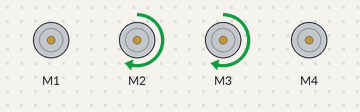
This sketch was run on a simulated Arduino Uno, built with avr-gcc and run on an emulated ATmega328P. On the bench: 4 × DC motor (green arrow = forward, orange = backward, longer = faster).

Above: at 0.1 s.
At 2.9 s:
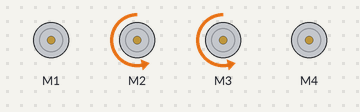
At 8.7 s:
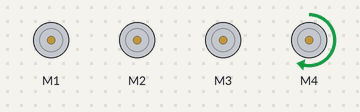
At 17.6 s:
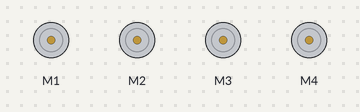
At 24.2 s:
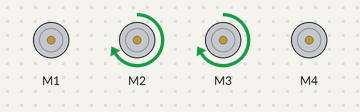
At 34.6 s:
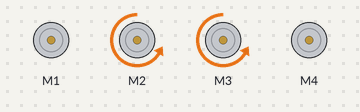
Timing chart, 0 to 40.0 s (numbered marks = the images above):
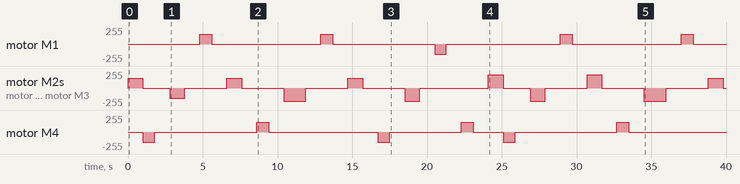

The sketch:

Silver_challenge_code_1_.ino
```cpp
#include<AFMotor.h>
AF_DCMotor base(1);
AF_DCMotor shoulder(2);
AF_DCMotor elbow(3);
AF_DCMotor gripper(4);

void setup()
{
  base.setSpeed(150);
  shoulder.setSpeed(150);
  elbow.setSpeed(150);
  gripper.setSpeed(150);
  base.run(RELEASE);
  shoulder.run(RELEASE);
  elbow.run(RELEASE);
  gripper.run(RELEASE);
}

void loop()
{
  // AT POINT A
  elbow.run(FORWARD);
  shoulder.run(FORWARD);
  delay(1000);
  elbow.run(RELEASE);
  shoulder.run(RELEASE);

  gripper.run(BACKWARD);
  delay(800);
  gripper.run(RELEASE);
  delay(1000);

  elbow.run(BACKWARD);
  shoulder.run(BACKWARD);
  delay(1000);
  elbow.run(RELEASE);
  shoulder.run(RELEASE);
  delay(1000);

  //POINT A to POINT B
  base.run(FORWARD);
  delay(800);
  base.run(RELEASE);
  delay(1000);

  //AT POINT B
  elbow.run(FORWARD);
  shoulder.run(FORWARD);
  delay(1000);
  elbow.run(RELEASE);
  shoulder.run(RELEASE);
  delay(1000);

  gripper.run(FORWARD);
  delay(800);
  gripper.run(RELEASE);
  delay(1000);

  elbow.setSpeed(200);
  shoulder.setSpeed(200);
  elbow.run(BACKWARD);
  shoulder.run(BACKWARD);
  delay(1500);
  elbow.run(RELEASE);
  shoulder.run(RELEASE);
  delay(1000);

  //POINT B to POINT C
  base.run(FORWARD);
  delay(800);
  base.run(RELEASE);
  delay(1000);

  //AT POINT C
  elbow.setSpeed(150);
  shoulder.setSpeed(150);
  elbow.run(FORWARD);
  shoulder.run(FORWARD);
  delay(1000);
  elbow.run(RELEASE);
  shoulder.run(RELEASE);
  delay(1000);

  gripper.run(BACKWARD);
  delay(800);
  gripper.run(RELEASE);
  delay(1000);

  elbow.setSpeed(200);
  shoulder.setSpeed(200);
  elbow.run(BACKWARD);
  shoulder.run(BACKWARD);
  delay(1000);
  elbow.run(RELEASE);
  shoulder.run(RELEASE);
  delay(1000);

  //POINT C to POINT B
  base.run(BACKWARD);
  delay(800);
  base.run(RELEASE);
  delay(1000);

  //AT POINT B
  gripper.run(FORWARD);
  delay(800);
  gripper.run(RELEASE);
  delay(1000);
}
```

Measured:
- by itself, motor M1: stopped → forward 150/255 at 4.8 s, → stopped 0.80 s later, → forward 150/255 7.3 s later, → stopped 0.80 s later, … (10 changes in this stretch)
- by itself, motor M4: stopped → backward 150/255 at 1.0 s, → stopped 0.80 s later, → forward 150/255 6.8 s later, → stopped 0.80 s later, … (12 changes in this stretch)
